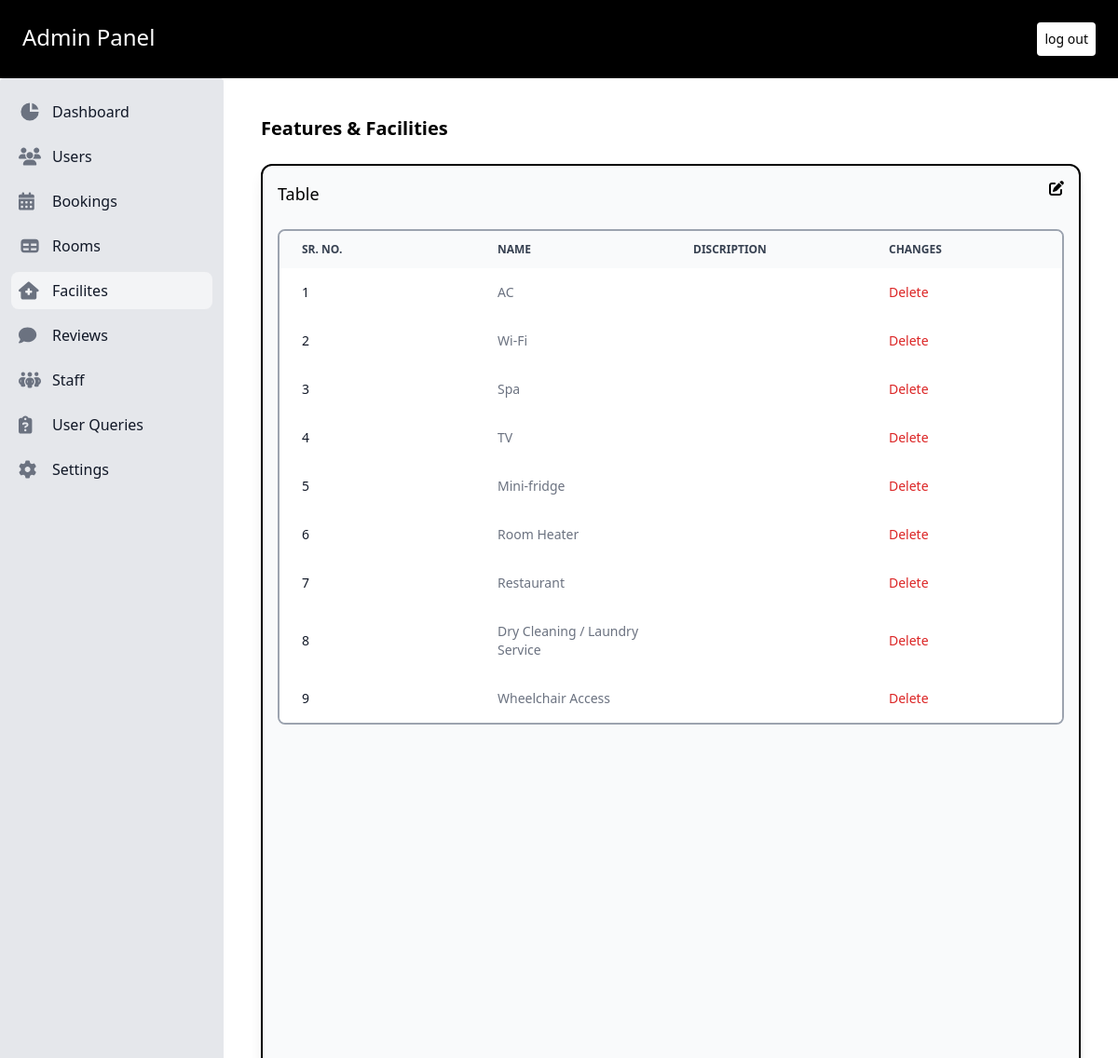
/admin/facilites.php (signed in), run on the app's committed database.
### tables this page shows
CREATE TABLE `features` (
  `fr_id` int NOT NULL,
  `name` varchar(30) NOT NULL,
  `description` varchar(500) DEFAULT NULL
);

### admin/db_config.php (called while the page is built, shortened)
<?php
   try {
       function selectt($sql,$values){
        $conn = $GLOBALS['conn'];
        $stmt = $conn->prepare($sql);
        $n = sizeof($values);
        for($i=0;$i<$n;$i++){
            $stmt->bindParam($i+1, $values[$i]);
        }
        if($stmt->execute()){
            $res = $stmt->fetchAll(PDO::FETCH_ASSOC);
            return $res;
        }
        else{
            echo "qruery fail to execute selectt";
        }
       }
    }
    catch(PDOException $e) {
    echo "Connection failed: " . $e->getMessage();
    }
?>

### admin/facilites.php (the view, shortened to what this page needs)
<?php
   require('db_config.php');
?>
<!doctype html>
<html  lang="en">
<head>
  <script src="https://cdn.tailwindcss.com?plugins=forms,typography,aspect-ratio,line-clamp"></script>
</head>
<body class="h-screen" >
<div class="bg-black text-white flex justify-between p-6 item-center">
    <h3 class="text-2xl">Admin Panel</h3>
    <a class="text-black text-sm p-2 rounded bg-white" href="logout.php">log out</a>
</div>
<div class="flex h-full ">
<aside class="w-64 h-full basis-1/5"  aria-label="Sidebar">
   <div class="overflow-y-auto  py-4 px-3 h-full bg-gray-200 rounded dark:bg-gray-800">
      <ul class="space-y-2">
         <li>
            <a href="dashboard.php" class="flex items-center p-2 text-base font-normal text-gray-900 rounded-lg dark:text-white hover:bg-gray-100 ">
               <svg aria-hidden="true" class="w-6 h-6 text-gray-500 transition duration-75 dark:text-gray-400 group-hover:text-gray-900 " fill="currentColor" viewBox="0 0 20 20" xmlns="http://www.w3.org/2000/svg"><path d="M2 10a8 8 0 018-8v8h8a8 8 0 11-16 0z"></path><path d="M12 2.252A8.014 8.014 0 0117.748 8H12V2.252z"></path></svg>
               <span class="ml-3">Dashboard</span>
            </a>
         </li>
         <li>
            <a href="users.php" class="flex items-center p-2 text-base font-normal text-gray-900 rounded-lg dark:text-white hover:bg-gray-100 dark:hover:bg-gray-700">
               <span class="flex-1 ml-3 whitespace-nowrap">Users</span>
            </a>
         </li>
         <li>
            <a href="booking.php" class="flex items-center p-2 text-base font-normal text-gray-900 rounded-lg dark:text-white hover:bg-gray-100 dark:hover:bg-gray-700">
               <span class="flex-1 ml-3 whitespace-nowrap">Bookings</span>
            </a>
         </li>
         <li>
            <a href="room.php" class="flex items-center p-2 text-base font-normal text-gray-900 rounded-lg dark:text-white hover:bg-gray-100 dark:hover:bg-gray-700">
               <span class="flex-1 ml-3 whitespace-nowrap">Rooms</span>
            </a>
         </li>
         <li>
            <a href="#" class="flex items-center p-2 text-base font-normal text-gray-900 rounded-lg dark:text-white bg-gray-100 dark:hover:bg-gray-700">
               <span class="flex-1 ml-3 whitespace-nowrap">Facilites</span>
            </a>
         </li>
         <li>
            <a href="reveiw.php" class="flex items-center p-2 text-base font-normal text-gray-900 rounded-lg dark:text-white hover:bg-gray-100 dark:hover:bg-gray-700">
               <span class="flex-1 ml-3 whitespace-nowrap">Reviews</span>
            </a>
         </li>
         <li>
            <a href="staff.php" class="flex items-center items-center p-2 text-base font-normal text-gray-900 rounded-lg dark:text-white hover:bg-gray-100 dark:hover:bg-gray-700">
               <span class="flex-1 ml-3 whitespace-nowrap">Staff</span>
            </a>
         </li>
         <li>
            <a href="user_query.php" class="flex items-center p-2 text-base font-normal text-gray-900 rounded-lg dark:text-white hover:bg-gray-100 dark:hover:bg-gray-700">
               <span class="flex-1 ml-3 whitespace-nowrap">User Queries</span>
            </a>
         </li>
         <li>
            <a href="setting.php" class="flex items-center p-2 text-base font-normal text-gray-900 rounded-lg dark:text-white hover:bg-gray-100 dark:hover:bg-gray-700">
               <span class="flex-1 ml-3 whitespace-nowrap">Settings</span>
            </a>
         </li>
      </ul>
   </div>
</aside>
<div class=" basis-4/5 overflow-scroll p-10" id="example">
<p class="text-xl font-bold mb-6">Features & Facilities</p>
<div class="border-2 bg-gray-50 h-full overflow-scroll shadow-lg rounded-xl p-4 border-black" id="example">
         <div class="flex justify-between mb-6">
            <p class="text-lg">Table</p>
            <i class="fa-solid fa-pen-to-square hover:cursor-pointer" onclick="document.getElementById('f_edit-modal').classList.remove('hidden')"></i>
         </div>
         <div class="overflow-x-auto relative border-2 border-gray-400 sm:rounded-lg">
            <table class="w-full text-sm text-left text-gray-500 overflow-y-scroll ">
               <thead class="text-xs text-gray-700 uppercase bg-gray-50 dark:bg-gray-700 dark:text-gray-400">
                     <tr>
                        <th scope="col" class="py-3 px-6" width="25%">
                           Sr. No.
                        </th>
                        <th scope="col" class="py-3 px-6" width="25%">
                           Name
                        </th>
                        <th scope="col" class="py-3 px-6" width="25%">
                           Discription
                        </th>
                        <th scope="col" class="py-3 px-6" width="25%">
                           Changes
                        </th>
                     </tr>
               </thead>
               <tbody>
                  <?php
                  $q = "SELECT * FROM features";
                  $v = [];
                  $ress = selectt($q,$v);
                  $k = count($ress);
                  for($i = 1;$i<=$k;$i++){
                     $nm = $ress[$i-1]['name'];
                     $ds = $ress[$i-1]['description'];
                  echo <<<qq
                  <tr class="bg-white dark:bg-gray-800 hover:bg-gray-50 ">
                  <th scope="row" class="py-4 px-6 font-medium text-gray-900  whitespace-nowrap ">
                     $i
                  </th>
                  <td class="py-4 px-6 ">
                     $nm
                  </td>
                  <td class="py-4 px-6">
                     $ds
                  </td>
                  <td class="py-4 px-6 text-left">
                     <form method="POST">
                        <input type="hidden" name="na" value='$nm'>
                        <input type="submit" name="delete" value="Delete" class="font-medium text-red-600 hover:underline">
                     </form>
                  </td>
                  </tr>
                  qq;
                  }
                  ?>
               </tbody>
            </table>
         </div>
</div>
</div>
</body>
</html>

### admin/facilites.php (style rules this page uses)
#example { -ms-overflow-style: none; scrollbar-width: none; }

### data on the page
features: name "AC"
features: name "Wi-Fi"
features: name "Spa"
features: name "TV"
features: name "Mini-fridge"
features: name "Room Heater"
features: name "Restaurant"
features: name "Dry Cleaning / Laundry Service"
features: name "Wheelchair Access"
